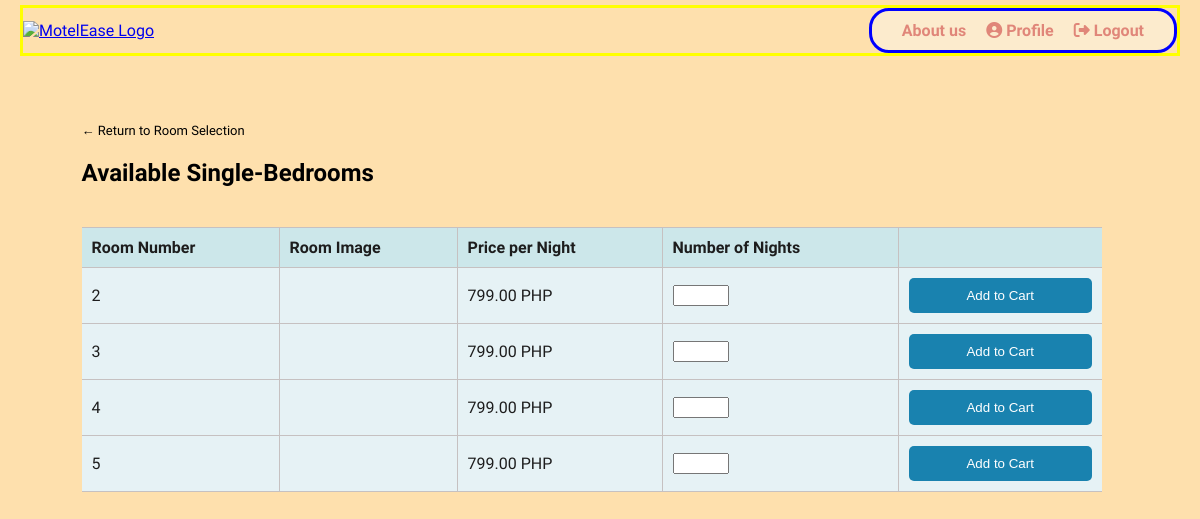
Before: /ITPROGhotel/php/single-bed.php (signed in) with the older database file.
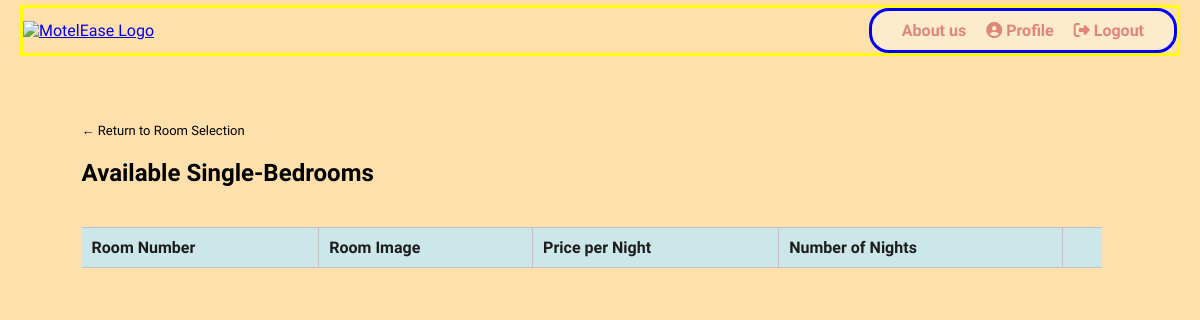
After: the same page with the newer database file.
### tables this page shows
CREATE TABLE `rooms` (
  `id` int(11) NOT NULL,
  `type` varchar(50) DEFAULT NULL,
  `price_per_night` decimal(10,2) DEFAULT NULL,
  `availability` int(11) DEFAULT NULL,
  `image` mediumblob NOT NULL
);

### ITPROGhotel/php/single-bed.php (the view, shortened to what this page needs)
<?php
$conn = new mysqli('localhost', 'root', '', 'itproghs');
$stmt = $conn->prepare("SELECT * FROM rooms WHERE type = 'Single' AND availability = 0");
$stmt->execute();
$result = $stmt->get_result();
$singleRooms = $result->fetch_all(MYSQLI_ASSOC);
?>
<!DOCTYPE html>
<html>
<head>
    <link href="rooms.css" rel="stylesheet" type="text/css">
    <link rel="stylesheet" href="https://cdnjs.cloudflare.com/ajax/libs/font-awesome/6.2.0/css/all.min.css">
</head>
<body class="loggedin">
    <nav class="navtop">
        <div class="nav-container">
            <div class="logo">
                <a href="home.php"><img src="" alt="MotelEase Logo"></a>
            </div>
            <div class="nav-links">
                <a href="aboutus.html" class="nav-link">About us</a>
                <a href="profile.php" class="nav-link"><i class="fas fa-user-circle"></i> Profile</a>
                <a href="logout.php" class="nav-link"><i class="fas fa-sign-out-alt"></i> Logout</a>
            </div>
        </div>
    </nav>
    <div class="content">
        <p><a href="room-selection.php" class="back-btn"> ← Return to Room Selection</a></p>
        <h2>Available Single-Bedrooms</h2>
        <table class="rooms-table">
            <thead>
                <tr>
                    <th>Room Number</th>
                    <th>Room Image</th>
                    <th>Price per Night</th>
                    <th>Number of Nights</th>
                    <th></th>
                </tr>
            </thead>
            <tbody>
                <?php foreach ($singleRooms as $room): ?>
                    <tr>
                        <td><?= htmlspecialchars($room['id']) ?></td>
                        <td><img src="<?= htmlspecialchars($room['image_path']) ?>"width="50"></td>
                        <td><?= htmlspecialchars($room['price_per_night']) ?> PHP</td>
                        <td>
                            <form action="add-to-cart.php" method="post">
                                <input type="number" name="quantity" min="1" max="30" required>
                        </td>
                        <td>
                            <input type="submit" value="Add to Cart" class="button-item">
                        </td>
                    </tr>
                <?php endforeach; ?>
            </tbody>
        </table>
    </div>
</body>
</html>

Changed rows visible on the page:
removed rooms: id "2", price_per_night "799.00"
removed rooms: id "3", price_per_night "799.00"
removed rooms: id "4", price_per_night "799.00"
removed rooms: id "5", price_per_night "799.00"
